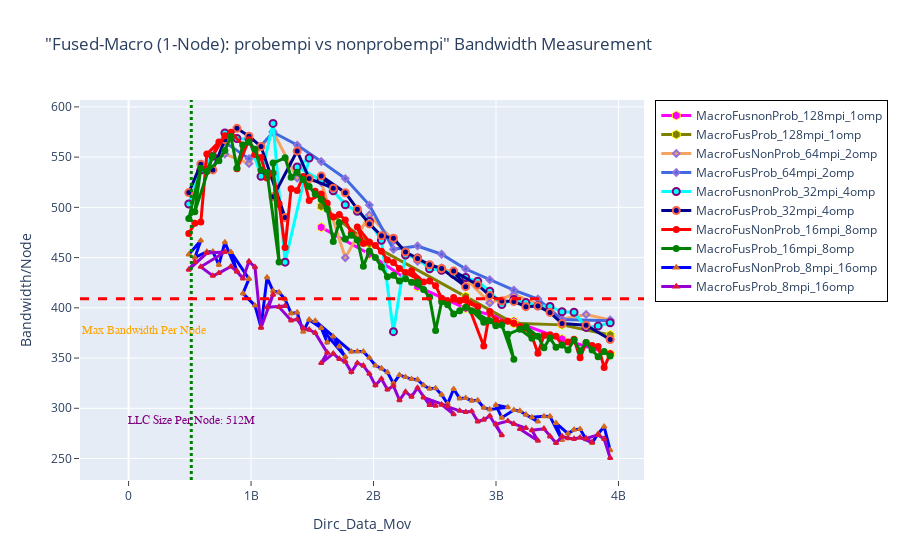

Write notebook code for a chart like this one.
### Markdown cell above
# BANDWIDTH

### Code cell
fig = go.Figure() 

fig.add_trace(go.Scatter(x=(dfn1MacFusnonProb_128mpi_1omp.Dirc_Data_Mov*(dfn1MacFusnonProb_128mpi_1omp.MPI_size)), 
                         y=(dfn1MacFusnonProb_128mpi_1omp.BAND*(dfn1MacFusnonProb_128mpi_1omp.MPI_size)), 
                         mode='lines+markers', 
                         name='MacroFusnonProb_128mpi_1omp',
                         line=dict(color='magenta',width=3),
                         marker=dict(symbol='hexagon',size=9, line=dict(color='yellow',width=1))))


fig.add_trace(go.Scatter(x=(dfn1MacFusProb_128mpi_1omp.Dirc_Data_Mov*(dfn1MacFusProb_128mpi_1omp.MPI_size)), 
                         y=(dfn1MacFusProb_128mpi_1omp.BAND*(dfn1MacFusProb_128mpi_1omp.MPI_size)), 
                         mode='lines+markers', 
                         name='MacroFusProb_128mpi_1omp',
                         line=dict(color='olive',width=3),
                         marker=dict(symbol='hexagon',size=9, line=dict(color='yellow',width=1))))

# case 2
fig.add_trace(go.Scatter(x=(dfn1MacFusNonProb_64mpi_2omp.Dirc_Data_Mov*(dfn1MacFusNonProb_64mpi_2omp.MPI_size)), 
                         y=(dfn1MacFusNonProb_64mpi_2omp.BAND*(dfn1MacFusNonProb_64mpi_2omp.MPI_size)), 
                         mode='lines+markers', 
                         name='MacroFusNonProb_64mpi_2omp',
                         line=dict(color='sandybrown',width=3),
                         marker=dict(symbol='diamond',size=5,line=dict(color='MediumPurple',width=2))))

fig.add_trace(go.Scatter(x=(dfn1MacFusProb_64mpi_2omp.Dirc_Data_Mov*(dfn1MacFusProb_64mpi_2omp.MPI_size)), 
                         y=(dfn1MacFusProb_64mpi_2omp.BAND*(dfn1MacFusProb_64mpi_2omp.MPI_size)), 
                         mode='lines+markers', 
                         name='MacroFusProb_64mpi_2omp',
                         line=dict(color='royalblue',width=3),
                         marker=dict(symbol='diamond',size=5,line=dict(color='MediumPurple',width=2))))

# case 3
fig.add_trace(go.Scatter(x=(dfn1MacFusnonProb_32mpi_4omp.Dirc_Data_Mov*(dfn1MacFusnonProb_32mpi_4omp.MPI_size)), 
                         y=(dfn1MacFusnonProb_32mpi_4omp.BAND*(dfn1MacFusnonProb_32mpi_4omp.MPI_size)), 
                         mode='lines+markers', 
                         name='MacroFusnonProb_32mpi_4omp',
                         line=dict(color='cyan',width=3),
                         marker=dict(symbol='circle',size=7,line=dict(color='Purple',width=2))))

fig.add_trace(go.Scatter(x=(dfn1MacFusProb_32mpi_4omp.Dirc_Data_Mov*(dfn1MacFusProb_32mpi_4omp.MPI_size)), 
                         y=(dfn1MacFusProb_32mpi_4omp.BAND*(dfn1MacFusProb_32mpi_4omp.MPI_size)), 
                         mode='lines+markers', 
                         name='MacroFusProb_32mpi_4omp',
                         line=dict(color='darkblue',width=3),
                         marker=dict(symbol='circle',size=7, line=dict(color='tomato',width=2))))

# case 4
fig.add_trace(go.Scatter(x=(dfn1MacFusNonProb_16mpi_8omp.Dirc_Data_Mov*(dfn1MacFusNonProb_16mpi_8omp.MPI_size)), 
                         y=(dfn1MacFusNonProb_16mpi_8omp.BAND*(dfn1MacFusNonProb_16mpi_8omp.MPI_size)), 
                         mode='lines+markers', 
                         name='MacroFusNonProb_16mpi_8omp',
                         line=dict(color='red',width=3),
                         marker=dict(symbol='circle',size=5,line=dict(color='red',width=2))))

fig.add_trace(go.Scatter(x=(dfn1MacFusProb_16mpi_8omp.Dirc_Data_Mov*(dfn1MacFusProb_16mpi_8omp.MPI_size)), 
                         y=(dfn1MacFusProb_16mpi_8omp.BAND*(dfn1MacFusProb_16mpi_8omp.MPI_size)), 
                         mode='lines+markers', 
                         name='MacroFusProb_16mpi_8omp',
                         line=dict(color='green',width=3),
                         marker=dict(symbol='circle',size=5,line=dict(color='green',width=2))))

# case 5

fig.add_trace(go.Scatter(x=(dfn1MacFusNonProb_8mpi_16omp.Dirc_Data_Mov*(dfn1MacFusNonProb_8mpi_16omp.MPI_size)), 
                         y=(dfn1MacFusNonProb_8mpi_16omp.BAND*(dfn1MacFusNonProb_8mpi_16omp.MPI_size)), 
                         mode='lines+markers', 
                         name='MacroFusNonProb_8mpi_16omp',
                         line=dict(color='blue',width=3),
                         marker=dict(symbol='triangle-up',size=4,line=dict(color='chocolate',width=2))))

fig.add_trace(go.Scatter(x=(dfn1MacFusProb_8mpi_16omp.Dirc_Data_Mov*(dfn1MacFusProb_8mpi_16omp.MPI_size)), 
                         y=(dfn1MacFusProb_8mpi_16omp.BAND*(dfn1MacFusProb_8mpi_16omp.MPI_size)), 
                         mode='lines+markers', 
                         name='MacroFusProb_8mpi_16omp',
                         line=dict(color='darkviolet',width=3),
                         marker=dict(symbol='triangle-up',size=4,line=dict(color='crimson',width=2))))


# Adding vertical and horizontal lines 
fig.add_vline(x=512e6, line_width=3, line_dash="dot", line_color="green")
fig.add_hline(y=409, line_width=3, line_dash="dash", line_color="red")

# Add annotation with arrow
fig.add_annotation(
    x='512e6'
    , y=280
    , text=f'LLC Size Per Node: 512M'
    , yanchor='bottom'
    , showarrow=False
    , arrowhead=1
    , arrowsize=1
    , arrowwidth=2
    , arrowcolor="#636363"
    , ax=-20
    , ay=-30
    , font=dict(size=12, color="purple", family="Sans Serif")
    , align="left"
    ,)

fig.add_annotation(
    x='130e6'
    , y=370
    , text=f'Max Bandwidth Per Node'
    , yanchor='bottom'
    , showarrow=False
    , arrowhead=1
    , arrowsize=1
    , arrowwidth=2
    , arrowcolor="#636363"
    , ax=-20
    , ay=-30
    , font=dict(size=12, color="orange", family="Sans Serif")
    , align="left"
    ,)


fig.update_layout(title='"Fused-Macro (1-Node): probempi vs nonprobempi" Bandwidth Measurement',
                  xaxis_title='Dirc_Data_Mov', yaxis_title='Bandwidth/Node', 
                  xaxis=dict(ticks="outside"),  
                  yaxis=dict(ticks="outside"),
                  legend=go.layout.Legend(bordercolor="black",borderwidth=1))

### Figure 1 — Plotly figure (JSON) as saved in the notebook; plotly's stock layout.template omitted (floating-point values rounded to 4 significant figures)
{"data": [{"line": {"color": "magenta", "width": 3}, "marker": {"line": {"color": "yellow", "width": 1}, "size": 9, "symbol": "hexagon"}, "mode": "lines+markers", "name": "MacroFusnonProb_128mpi_1omp", "type": "scatter", "x": [1572864000, 1966080000, 2359296000, 2752512000, 3145728000, 3538944000, 3932160000], "y": [480.1, 453.5, 421.0, 399.6, 386.7, 369.0, 354.1]}, {"line": {"color": "olive", "width": 3}, "marker": {"line": {"color": "yellow", "width": 1}, "size": 9, "symbol": "hexagon"}, "mode": "lines+markers", "name": "MacroFusProb_128mpi_1omp", "type": "scatter", "x": [1572864000, 1966080000, 2752512000, 3145728000, 3538944000, 3932160000], "y": [501.0, 464.0, 411.2, 384.6, 383.0, 373.0]}, {"line": {"color": "sandybrown", "width": 3}, "marker": {"line": {"color": "MediumPurple", "width": 2}, "size": 5, "symbol": "diamond"}, "mode": "lines+markers", "name": "MacroFusNonProb_64mpi_2omp", "type": "scatter", "x": [786432000, 983040000, 1179648000, 1376256000, 1572864000, 1769472000, 1966080000, 2162688000, 2359296000, 2555904000, 2752512000, 2949120000, 3145728000, 3342336000, 3538944000, 3735552000, 3932160000], "y": [553.1, 543.6, 575.5, 529.1, 525.0, 449.8, 492.5, 466.8, 446.3, 439.8, 429.4, 404.8, 413.3, 403.4, 388.8, 393.4, 388.0]}, {"line": {"color": "royalblue", "width": 3}, "marker": {"line": {"color": "MediumPurple", "width": 2}, "size": 5, "symbol": "diamond"}, "mode": "lines+markers", "name": "MacroFusProb_64mpi_2omp", "type": "scatter", "x": [786432000, 983040000, 1179648000, 1376256000, 1572864000, 1769472000, 1966080000, 2162688000, 2359296000, 2555904000, 2752512000, 2949120000, 3145728000, 3342336000, 3538944000, 3932160000], "y": [564.7, 548.5, 574.8, 562.0, 545.6, 528.6, 502.3, 458.3, 461.6, 453.4, 438.6, 428.0, 417.6, 408.8, 388.3, 387.0]}, {"line": {"color": "cyan", "width": 3}, "marker": {"line": {"color": "Purple", "width": 2}, "size": 7, "symbol": "circle"}, "mode": "lines+markers", "name": "MacroFusnonProb_32mpi_4omp", "type": "scatter", "x": [491520000, 589824000, 688128000, 786432000, 884736000, 983040000, 1081344000, 1179648000, 1277952000, 1474560000, 1376256000, 1572864000, 1671168000, 1769472000, 1867776000, 1966080000, 2064384000, 2162688000, 2260992000, 2359296000, 2457600000, 2555904000, 2654208000, 2752512000, 2850816000, 2949120000, 3047424000, 3145728000, 3244032000, 3342336000, 3440640000, 3538944000, 3637248000, 3735552000, 3833856000, 3932160000], "y": [503.3, 537.1, 550.8, 574.1, 568.5, 567.9, 530.9, 583.6, 445.4, 549.1, 540.3, 527.1, 516.5, 502.6, 496.1, 485.9, 467.2, 376.3, 452.6, 449.6, 438.9, 437.4, 433.3, 430.2, 426.4, 416.6, 403.3, 408.4, 405.2, 402.1, 401.4, 396.1, 395.5, 380.5, 381.8, 385.2]}, {"line": {"color": "darkblue", "width": 3}, "marker": {"line": {"color": "tomato", "width": 2}, "size": 7, "symbol": "circle"}, "mode": "lines+markers", "name": "MacroFusProb_32mpi_4omp", "type": "scatter", "x": [491520000, 589824000, 688128000, 786432000, 884736000, 983040000, 1081344000, 1277952000, 1179648000, 1376256000, 1474560000, 1671168000, 1572864000, 1769472000, 1867776000, 1966080000, 2064384000, 2162688000, 2260992000, 2359296000, 2457600000, 2555904000, 2752512000, 2654208000, 2850816000, 2949120000, 3047424000, 3145728000, 3244032000, 3342336000, 3440640000, 3538944000, 3735552000, 3932160000], "y": [514.7, 543.0, 537.3, 567.4, 578.7, 570.8, 560.6, 489.8, 510.4, 556.1, 528.6, 519.1, 531.2, 514.6, 498.2, 483.5, 471.8, 469.2, 455.6, 449.1, 442.9, 439.2, 421.1, 436.6, 422.8, 412.2, 406.9, 406.4, 401.2, 401.8, 395.5, 384.3, 382.8, 368.5]}, {"line": {"color": "red", "width": 3}, "marker": {"line": {"color": "red", "width": 2}, "size": 5, "symbol": "circle"}, "mode": "lines+markers", "name": "MacroFusNonProb_16mpi_8omp", "type": "scatter", "x": [491520000, 540672000, 589824000, 638976000, 737280000, 688128000, 786432000, 835584000, 933888000, 884736000, 983040000, 1032192000, 1081344000, 1130496000, 1179648000, 1228800000, 1277952000, 1327104000, 1376256000, 1425408000, 1474560000, 1572864000, 1622016000, 1523712000, 1671168000, 1720320000, 1769472000, 1818624000, 1916928000, 1867776000, 1966080000, 2015232000, 2064384000, 2113536000, 2162688000, 2211840000, 2260992000, 2359296000, 2310144000, 2408448000, 2457600000, 2506752000, 2555904000, 2605056000, 2703360000, 2654208000, 2850816000, 2752512000, 2899968000, 2949120000, 2998272000, 3047424000, 3096576000, 3145728000, 3194880000, 3244032000, 3293184000, 3342336000, 3391488000, 3440640000, 3489792000, 3538944000, 3588096000, 3637248000, 3686400000, 3735552000, 3784704000, 3833856000, 3883008000, 3932160000], "y": [474.0, 484.1, 485.4, 553.0, 564.9, 551.7, 571.3, 574.7, 561.8, 538.3, 567.2, 552.7, 549.6, 529.2, 534.1, 503.5, 460.1, 518.6, 516.7, 530.8, 506.9, 513.2, 504.1, 515.9, 490.4, 493.0, 487.5, 474.1, 464.1, 480.5, 465.5, 462.0, 456.3, 447.7, 445.1, 439.1, 435.2, 428.8, 436.8, 425.7, 426.8, 422.0, 409.5, 406.7, 407.0, 410.2, 401.0, 409.0, 362.0, 396.4, 387.3, 385.4, 386.6, 384.7, 381.4, 379.7, 372.0, 354.8, 372.5, 373.1, 371.6, 363.2, 366.0, 368.8, 350.2, 365.4, 362.6, 361.6, 340.6, 354.4]}, {"line": {"color": "green", "width": 3}, "marker": {"line": {"color": "green", "width": 2}, "size": 5, "symbol": "circle"}, "mode": "lines+markers", "name": "MacroFusProb_16mpi_8omp", "type": "scatter", "x": [491520000, 589824000, 540672000, 688128000, 638976000, 737280000, 786432000, 835584000, 884736000, 933888000, 983040000, 1032192000, 1081344000, 1130496000, 1228800000, 1179648000, 1277952000, 1327104000, 1376256000, 1425408000, 1474560000, 1523712000, 1572864000, 1622016000, 1671168000, 1720320000, 1769472000, 1818624000, 1867776000, 1916928000, 1966080000, 2015232000, 2064384000, 2113536000, 2162688000, 2211840000, 2260992000, 2310144000, 2408448000, 2359296000, 2457600000, 2506752000, 2555904000, 2605056000, 2654208000, 2703360000, 2752512000, 2850816000, 2899968000, 2801664000, 2949120000, 2998272000, 3047424000, 3145728000, 3096576000, 3194880000, 3293184000, 3244032000, 3342336000, 3391488000, 3440640000, 3489792000, 3538944000, 3588096000, 3637248000, 3686400000, 3735552000, 3784704000, 3833856000, 3883008000, 3932160000], "y": [488.9, 539.0, 495.5, 551.3, 535.6, 546.5, 556.6, 570.4, 539.3, 562.0, 565.1, 557.9, 537.0, 534.6, 445.5, 544.1, 549.4, 530.0, 534.8, 527.8, 520.9, 513.4, 507.9, 498.0, 466.0, 484.7, 468.4, 472.3, 467.6, 441.4, 456.6, 450.1, 440.7, 430.9, 432.4, 426.6, 428.9, 425.4, 418.2, 425.7, 410.4, 377.4, 406.1, 403.0, 393.8, 397.0, 400.7, 395.0, 385.6, 397.2, 387.1, 382.2, 383.0, 348.7, 373.6, 378.7, 369.8, 381.2, 371.6, 360.2, 370.1, 360.7, 363.1, 358.0, 368.0, 356.9, 365.5, 358.1, 351.2, 356.4, 352.1]}, {"line": {"color": "blue", "width": 3}, "marker": {"line": {"color": "chocolate", "width": 2}, "size": 4, "symbol": "triangle-up"}, "mode": "lines+markers", "name": "MacroFusNonProb_8mpi_16omp", "type": "scatter", "x": [491520000, 589824000, 540672000, 638976000, 688128000, 737280000, 786432000, 884736000, 835584000, 983040000, 933888000, 1032192000, 1081344000, 1130496000, 1179648000, 1228800000, 1277952000, 1327104000, 1376256000, 1425408000, 1474560000, 1572864000, 1622016000, 1671168000, 1720320000, 1769472000, 1523712000, 1818624000, 1867776000, 1916928000, 1966080000, 2015232000, 2064384000, 2113536000, 2162688000, 2211840000, 2260992000, 2310144000, 2359296000, 2408448000, 2457600000, 2506752000, 2555904000, 2605056000, 2654208000, 2703360000, 2752512000, 2801664000, 2850816000, 2899968000, 2949120000, 3096576000, 2998272000, 3047424000, 3145728000, 3194880000, 3244032000, 3342336000, 3293184000, 3391488000, 3440640000, 3538944000, 3489792000, 3588096000, 3637248000, 3686400000, 3735552000, 3784704000, 3833856000, 3883008000, 3932160000], "y": [453.0, 466.9, 449.9, 455.8, 455.9, 442.7, 465.2, 436.2, 455.5, 428.7, 414.4, 402.2, 380.5, 430.3, 416.8, 415.3, 408.5, 394.4, 395.4, 376.1, 388.2, 379.9, 365.5, 371.4, 361.6, 351.2, 386.9, 356.4, 356.5, 356.4, 350.2, 342.6, 339.7, 335.8, 324.8, 333.1, 331.0, 329.1, 328.4, 322.9, 319.4, 319.9, 313.6, 304.4, 319.2, 309.8, 310.2, 307.5, 307.9, 300.6, 298.9, 300.9, 303.2, 290.7, 298.3, 297.4, 293.7, 286.7, 291.0, 292.0, 291.9, 268.4, 285.2, 274.8, 278.6, 279.3, 269.1, 265.5, 274.6, 281.6, 258.3]}, {"line": {"color": "darkviolet", "width": 3}, "marker": {"line": {"color": "crimson", "width": 2}, "size": 4, "symbol": "triangle-up"}, "mode": "lines+markers", "name": "MacroFusProb_8mpi_16omp", "type": "scatter", "x": [540672000, 491520000, 638976000, 786432000, 589824000, 688128000, 737280000, 835584000, 884736000, 933888000, 983040000, 1032192000, 1081344000, 1179648000, 1130496000, 1277952000, 1228800000, 1327104000, 1376256000, 1425408000, 1474560000, 1523712000, 1622016000, 1572864000, 1671168000, 1720320000, 1769472000, 1818624000, 1867776000, 1916928000, 1966080000, 2015232000, 2064384000, 2113536000, 2162688000, 2211840000, 2260992000, 2310144000, 2359296000, 2457600000, 2506752000, 2408448000, 2605056000, 2654208000, 2555904000, 2703360000, 2752512000, 2801664000, 2850816000, 2899968000, 2949120000, 3047424000, 2998272000, 3096576000, 3145728000, 3244032000, 3194880000, 3342336000, 3293184000, 3391488000, 3440640000, 3489792000, 3538944000, 3588096000, 3637248000, 3686400000, 3784704000, 3735552000, 3833856000, 3883008000, 3932160000], "y": [445.8, 438.0, 454.5, 455.6, 440.8, 431.8, 434.6, 441.1, 436.2, 429.2, 446.1, 440.5, 380.2, 413.1, 400.5, 401.9, 400.9, 387.5, 388.6, 379.7, 378.2, 375.1, 355.3, 345.0, 354.5, 349.2, 346.3, 336.0, 345.0, 342.4, 334.3, 322.8, 329.3, 318.6, 322.3, 308.1, 316.4, 311.6, 320.4, 303.3, 302.5, 310.8, 302.1, 294.0, 303.6, 297.4, 296.2, 297.0, 286.9, 288.6, 292.4, 273.2, 284.1, 287.3, 284.4, 280.3, 279.3, 267.7, 278.1, 279.6, 272.0, 265.4, 271.9, 270.3, 269.5, 270.9, 266.2, 269.9, 273.5, 269.4, 250.5]}], "layout": {"annotations": [{"align": "left", "arrowcolor": "#636363", "arrowhead": 1, "arrowsize": 1, "arrowwidth": 2, "ax": -20, "ay": -30, "font": {"color": "purple", "family": "Sans Serif", "size": 12}, "showarrow": false, "text": "LLC Size Per Node: 512M", "x": "512e6", "y": 280, "yanchor": "bottom"}, {"align": "left", "arrowcolor": "#636363", "arrowhead": 1, "arrowsize": 1, "arrowwidth": 2, "ax": -20, "ay": -30, "font": {"color": "orange", "family": "Sans Serif", "size": 12}, "showarrow": false, "text": "Max Bandwidth Per Node", "x": "130e6", "y": 370, "yanchor": "bottom"}], "legend": {"bordercolor": "black", "borderwidth": 1}, "shapes": [{"line": {"color": "green", "dash": "dot", "width": 3}, "type": "line", "x0": 512000000, "x1": 512000000, "xref": "x", "y0": 0, "y1": 1, "yref": "y domain"}, {"line": {"color": "red", "dash": "dash", "width": 3}, "type": "line", "x0": 0, "x1": 1, "xref": "x domain", "y0": 409, "y1": 409, "yref": "y"}], "title": {"text": "\"Fused-Macro (1-Node): probempi vs nonprobempi\" Bandwidth Measurement"}, "xaxis": {"ticks": "outside", "title": {"text": "Dirc_Data_Mov"}}, "yaxis": {"ticks": "outside", "title": {"text": "Bandwidth/Node"}}}}
